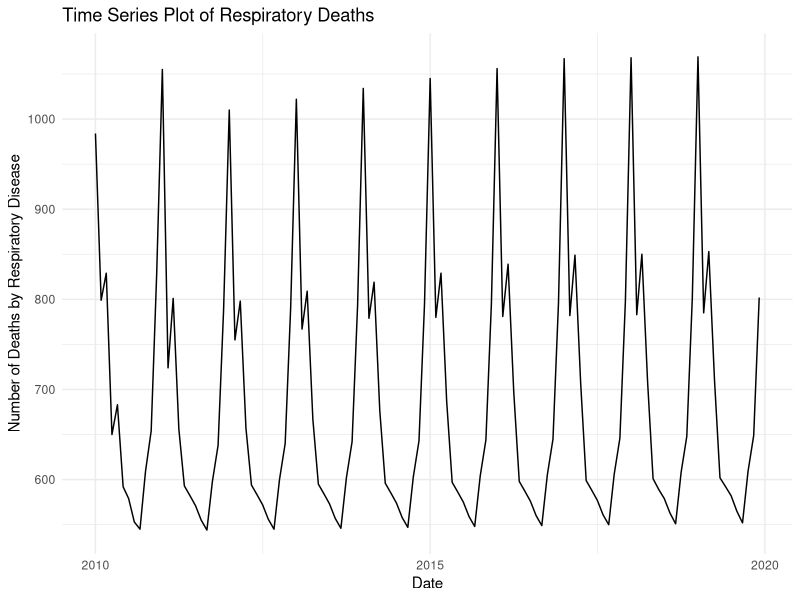
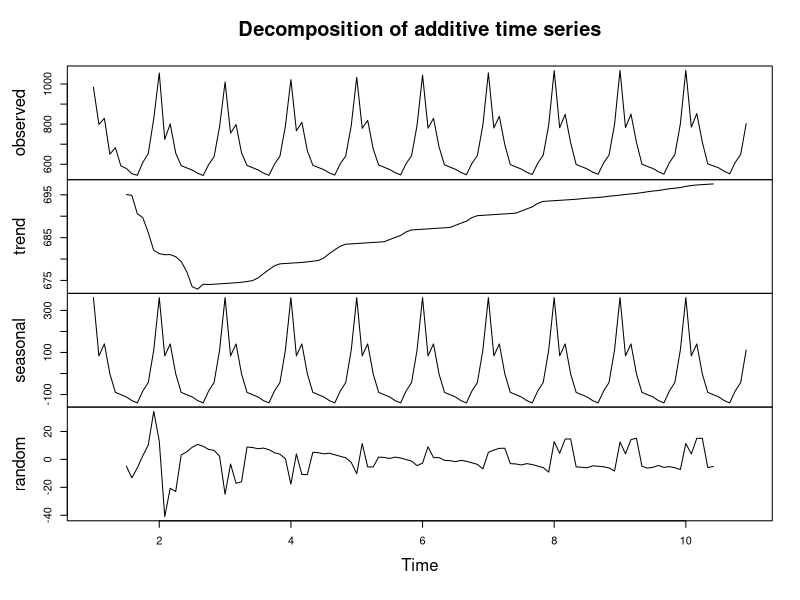
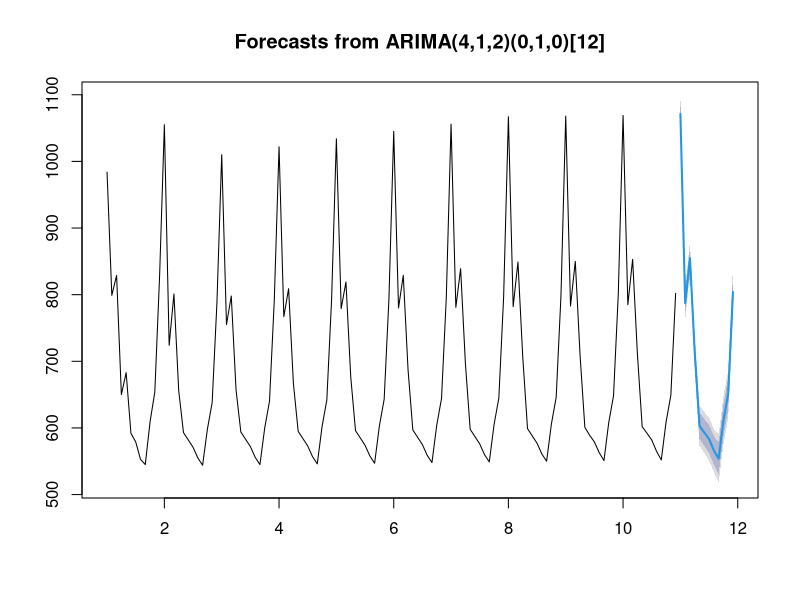
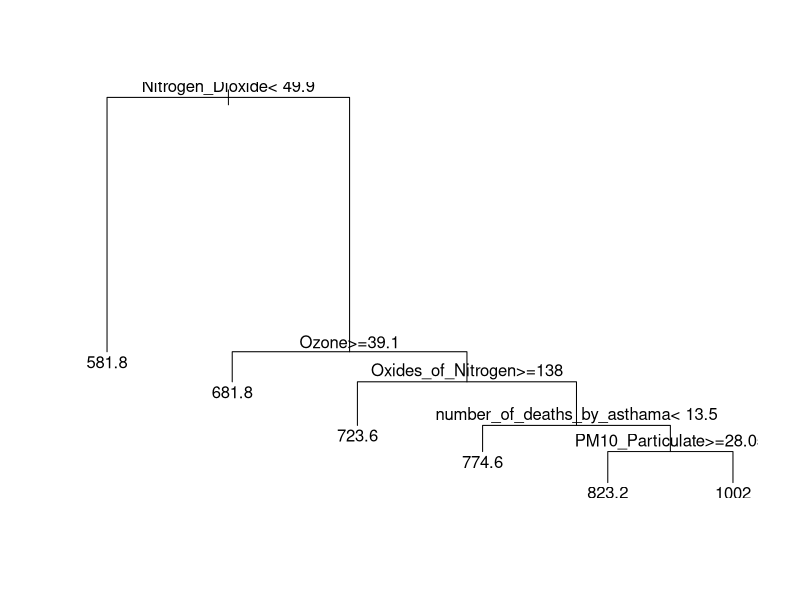

Source code (R) for these figures, in order:
# Read the data from the context
data <- read.table(text=
                     "date ,Nitric_Oxide ,Nitrogen_Dioxide ,Oxides_of_Nitrogen ,Ozone ,PM10_Particulate ,PM2.5_Particulate ,Sulphur_Dioxide ,Number_of_death_by_respiratory_disease,number_of_deaths_by_asthama
2010-01-01,72.9,58.8,131.8,15.7,27.6,23.2,4.5,984,18
2010-02-01,54,55.8,109.9,26.8,22.3,17.1,3.9,799,13
2010-03-01,47.7,50.3,92.2,34.5,22.5,15,3.1,829,18
2010-04-01,42.4,51,93.4,43.7,27,17.5,4.4,650,13
2010-05-01,39.1,43.2,82.3,41.2,22.2,14.7,3.5,683,13
2010-06-01,34.3,43.8,78.1,42.1,24.2,16.3,3.8,592,10
2010-07-01,35.1,35.8,70.9,35.7,18.7,10.7,2.9,579,11
2010-08-01,36.8,36.4,73.2,30.1,16.8,10,2.6,553,10
2010-09-01,51,46.3,97.4,26.1,19.2,12.9,3.1,545,6
2010-10-01,56.4,49,105.4,23.5,22.6,14.4,3.1,609,13
2010-11-01,88.6,56.3,144.8,17.9,25.4,20,3.9,654,20
2010-12-01,83,62.6,145.6,12.3,24.4,20.9,3.8,828,12
2011-01-01,55,53.1,108.2,24,21.9,15.8,3.4,1055,18
2011-02-01,53.4,50.8,104,27.4,29.5,22.1,2.6,724,8
2011-03-01,65.6,59.3,124.9,27.8,40.1,31.2,4,801,21
2011-04-01,40.9,51.9,92.7,45.8,36.7,26.9,3.8,656,16
2011-05-01,29.9,37.8,67.7,49.9,21.4,12.2,2.8,593,16
2011-06-01,29.3,37.8,74.4,48.8,22.8,13.8,2.8,582,12
2011-07-01,28.2,31.1,68.2,48.8,18.2,10.2,2.5,571,11
2011-08-01,28.8,31.1,68.8,44.1,17.2,9.5,2.5,555,10
2011-09-01,35.5,35.5,75.5,30.1,18.8,11.2,2.5,544,7
2011-10-01,40.5,38.8,85.5,26.1,22.8,14.6,2.5,598,11
2011-11-01,68.5,48.8,128.5,18.5,24.5,18.5,3.5,638,15
2011-12-01,70.5,52.5,135.5,13.5,24.5,19.5,3.5,788,13
2012-01-01,58.5,51.5,115.5,22.5,22.5,15.5,3.5,1010,15
2012-02-01,55.5,51.5,111.5,25.5,22.5,15.5,3.5,755,11
2012-03-01,66.5,58.5,125.5,26.5,39.5,29.5,3.5,798,19
2012-04-01,41.5,52.5,93.5,45.5,36.5,26.5,3.5,657,15
2012-05-01,30.5,38.5,70.5,49.5,21.5,12.5,2.5,594,15
2012-06-01,29.5,38.5,75.5,48.5,22.5,13.5,2.5,583,11
2012-07-01,28.5,31.5,68.5,48.5,18.5,10.5,2.5,572,10
2012-08-01,29.5,31.5,69.5,44.5,17.5,9.5,2.5,556,9
2012-09-01,36.5,36.5,76.5,30.5,19.5,11.5,2.5,545,7
2012-10-01,41.5,39.5,86.5,26.5,23.5,15.5,2.5,600,11
2012-11-01,69.5,49.5,129.5,18.5,24.5,18.5,3.5,640,14
2012-12-01,71.5,53.5,137.5,13.5,24.5,19.5,3.5,791,12
2013-01-01,59.5,52.5,116.5,22.5,22.5,15.5,3.5,1022,14
2013-02-01,56.5,52.5,112.5,25.5,22.5,15.5,3.5,767,10
2013-03-01,67.5,59.5,126.5,26.5,40.5,30.5,3.5,809,20
2013-04-01,42.5,53.5,94.5,45.5,37.5,27.5,3.5,667,16
2013-05-01,31.5,39.5,71.5,49.5,22.5,12.5,2.5,595,15
2013-06-01,30.5,39.5,76.5,48.5,23.5,13.5,2.5,584,11
2013-07-01,29.5,32.5,69.5,48.5,19.5,10.5,2.5,573,10
2013-08-01,30.5,32.5,70.5,44.5,18.5,9.5,2.5,557,9
2013-09-01,37.5,37.5,77.5,31.5,20.5,12.5,2.5,546,7
2013-10-01,42.5,40.5,87.5,27.5,24.5,16.5,2.5,602,12
2013-11-01,70.5,50.5,138.5,19.5,25.5,19.5,3.5,642,15
2013-12-01,72.5,54.5,140.5,14.5,25.5,20.5,3.5,793,13
2014-01-01,60.5,53.5,118.5,23.5,23.5,16.5,3.5,1034,15
2014-02-01,57.5,53.5,114.5,26.5,23.5,16.5,3.5,779,11
2014-03-01,68.5,60.5,128.5,27.5,41.5,31.5,3.5,819,21
2014-04-01,43.5,54.5,95.5,46.5,38.5,28.5,3.5,677,16
2014-05-01,32.5,40.5,72.5,50.5,23.5,13.5,2.5,596,15
2014-06-01,31.5,40.5,77.5,49.5,24.5,14.5,2.5,585,12
2014-07-01,30.5,33.5,70.5,49.5,20.5,11.5,2.5,574,11
2014-08-01,31.5,33.5,71.5,45.5,19.5,10.5,2.5,558,10
2014-09-01,38.5,38.5,78.5,31.5,21.5,12.5,2.5,547,7
2014-10-01,43.5,41.5,88.5,28.5,25.5,17.5,2.5,603,12
2014-11-01,71.5,51.5,140.5,19.5,26.5,20.5,3.5,643,15
2014-12-01,73.5,55.5,142.5,14.5,26.5,21.5,3.5,794,13
2015-01-01,61.5,54.5,120.5,24.5,24.5,17.5,3.5,1045,15
2015-02-01,58.5,54.5,116.5,27.5,24.5,17.5,3.5,780,11
2015-03-01,69.5,61.5,130.5,28.5,42.5,32.5,3.5,829,22
2015-04-01,44.5,55.5,96.5,47.5,39.5,29.5,3.5,687,17
2015-05-01,33.5,41.5,73.5,51.5,24.5,14.5,2.5,597,16
2015-06-01,32.5,41.5,78.5,50.5,25.5,15.5,2.5,586,12
2015-07-01,31.5,34.5,71.5,50.5,21.5,12.5,2.5,575,11
2015-08-01,32.5,34.5,72.5,46.5,20.5,11.5,2.5,559,10
2015-09-01,39.5,39.5,79.5,32.5,22.5,13.5,2.5,548,7
2015-10-01,44.5,42.5,89.5,29.5,26.5,18.5,2.5,604,13
2015-11-01,72.5,52.5,141.5,20.5,27.5,21.5,3.5,644,15
2015-12-01,74.5,56.5,143.5,15.5,27.5,22.5,3.5,795,14
2016-01-01,62.5,55.5,121.5,25.5,25.5,18.5,3.5,1056,16
2016-02-01,59.5,55.5,117.5,28.5,25.5,18.5,3.5,781,12
2016-03-01,70.5,62.5,131.5,29.5,43.5,33.5,3.5,839,23
2016-04-01,45.5,56.5,97.5,48.5,40.5,30.5,3.5,697,18
2016-05-01,34.5,42.5,74.5,52.5,25.5,15.5,2.5,598,16
2016-06-01,33.5,42.5,79.5,51.5,26.5,16.5,2.5,587,13
2016-07-01,32.5,35.5,72.5,51.5,22.5,13.5,2.5,576,12
2016-08-01,33.5,35.5,73.5,47.5,21.5,12.5,2.5,560,11
2016-09-01,40.5,40.5,80.5,33.5,23.5,14.5,2.5,549,8
2016-10-01,45.5,43.5,90.5,30.5,27.5,19.5,2.5,605,13
2016-11-01,73.5,53.5,142.5,21.5,28.5,22.5,3.5,645,15
2016-12-01,75.5,57.5,144.5,16.5,28.5,23.5,3.5,796,14
2017-01-01,63.5,56.5,122.5,26.5,26.5,19.5,3.5,1067,17
2017-02-01,60.5,56.5,118.5,29.5,26.5,19.5,3.5,782,13
2017-03-01,71.5,63.5,132.5,30.5,44.5,34.5,3.5,849,24
2017-04-01,46.5,57.5,98.5,49.5,41.5,31.5,3.5,707,19
2017-05-01,35.5,43.5,75.5,53.5,26.5,16.5,2.5,599,17
2017-06-01,34.5,43.5,80.5,52.5,27.5,17.5,2.5,588,14
2017-07-01,33.5,36.5,73.5,52.5,23.5,14.5,2.5,577,13
2017-08-01,34.5,36.5,74.5,48.5,22.5,13.5,2.5,561,12
2017-09-01,41.5,41.5,81.5,34.5,24.5,15.5,2.5,550,9
2017-10-01,46.5,44.5,91.5,31.5,28.5,20.5,2.5,606,14
2017-11-01,74.5,54.5,143.5,22.5,29.5,23.5,3.5,646,16
2017-12-01,76.5,58.5,145.5,17.5,29.5,24.5,3.5,798,16
2018-01-01,64.5,58.5,124.5,28.5,27.5,20.5,3.5,1068,17
2018-02-01,61.5,58.5,119.5,30.5,27.5,20.5,3.5,783,14
2018-03-01,72.5,64.5,134.5,31.5,46.5,36.5,3.5,850,24
2018-04-01,47.5,57.5,99.5,49.5,42.5,32.5,3.5,709,19
2018-05-01,36.5,44.5,76.5,55.5,28.5,17.5,2.5,601,18
2018-06-01,35.5,45.5,81.5,53.5,29.5,18.5,2.5,589,15
2018-07-01,36.5,46.5,76.5,55.5,24.5,16.5,2.5,579,14
2018-08-01,37.5,46.5,77.5,50.5,25.5,15.5,2.5,563,13
2018-09-01,42.5,44.5,83.5,36.5,25.5,16.5,2.5,551,10
2018-10-01,48.5,47.5,92.5,32.5,28.5,21.5,2.5,608,15
2018-11-01,75.5,58.5,146.5,24.5,30.5,25.5,3.5,648,17
2018-12-01,77.5,60.5,148.5,18.5,30.5,26.5,3.5,801,17
2019-01-01,66.5,61.5,126.5,29.5,27.5,22.5,3.5,1069,17
2019-02-01,62.5,61.5,121.5,32.5,28.5,22.5,3.5,785,16
2019-03-01,74.5,66.5,137.5,33.5,47.5,37.5,3.5,853,24
2019-04-01,49.5,58.5,101.5,49.5,44.5,34.5,3.5,711,20
2019-05-01,38.5,46.5,78.5,57.5,30.5,19.5,2.5,602,19
2019-06-01,37.5,48.5,83.5,54.5,32.5,20.5,2.5,592,16
2019-07-01,38.5,49.5,78.5,56.5,25.5,18.5,2.5,582,15
2019-08-01,39.5,49.5,79.5,51.5,26.5,17.5,2.5,565,14
2019-09-01,44.5,46.5,85.5,38.5,26.5,17.5,2.5,552,12
2019-10-01,50.5,49.5,94.5,34.5,29.5,22.5,2.5,609,16
2019-11-01,76.5,60.5,147.5,26.5,31.5,26.5,3.5,649,18
2019-12-01,78.5,62.5,149.5,20.5,31.5,27.5,3.5,802,18
", header=TRUE, sep=",")

# Convert the date variable to a date format
data$date <- as.Date(data$date, format="%Y-%m-%d")


# Load necessary libraries
library(ggplot2)
library(forecast)

# Assuming your data frame is named 'data' and contains a 'date' column and a 'Number_of_death_by_respiratory_disease' column

# Convert date variable to proper date format if needed
data$date <- as.Date(data$date)

# Time series plotting
ggplot(data, aes(x = date, y = Number_of_death_by_respiratory_disease)) +
  geom_line() +
  labs(x = "Date", y = "Number of Deaths by Respiratory Disease", title = "Time Series Plot of Respiratory Deaths") +
  theme_minimal()

# Time series decomposition
decomp <- decompose(ts(data$Number_of_death_by_respiratory_disease, frequency = 12)) # Assuming monthly data
plot(decomp)

# Forecasting with ARIMA
model <- auto.arima(ts(data$Number_of_death_by_respiratory_disease, frequency = 12))
forecast <- forecast(model, h = 12) # Forecasting for the next 12 time points
plot(forecast)





# Load necessary libraries
library(rpart)

# Convert date variable to proper date format if needed
data$date <- as.Date(data$date)

# Build a decision tree
tree_model <- rpart(Number_of_death_by_respiratory_disease ~ ., data = data)

# Plot the decision tree
plot(tree_model)
text(tree_model)

# Make predictions using the decision tree
predictions <- predict(tree_model, newdata = data)

# Print the predictions
print(predictions)
